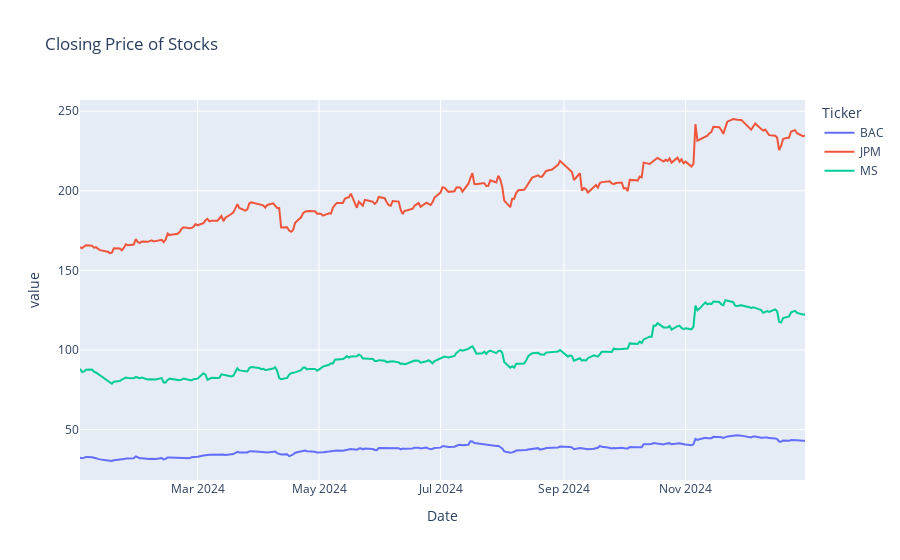

Source (notebook cell):
### Code cell
px.line(data, title="Closing Price of Stocks").show()

### Figure 1 — Plotly figure (JSON) as saved in the notebook; plotly's stock layout.template omitted (floating-point values rounded to 4 significant figures; data arrays with more than 128 entries replaced by an {"elided": "..."} marker saying what was removed)
{"data": [{"hovertemplate": "Ticker=BAC<br>Date=%{x}<br>value=%{y}<extra></extra>", "legendgroup": "BAC", "line": {"color": "#636efa", "dash": "solid"}, "marker": {"symbol": "circle"}, "mode": "lines", "name": "BAC", "orientation": "v", "showlegend": true, "type": "scatter", "x": {"elided": "252 str values"}, "xaxis": "x", "y": {"elided": "252 float values"}, "yaxis": "y"}, {"hovertemplate": "Ticker=JPM<br>Date=%{x}<br>value=%{y}<extra></extra>", "legendgroup": "JPM", "line": {"color": "#EF553B", "dash": "solid"}, "marker": {"symbol": "circle"}, "mode": "lines", "name": "JPM", "orientation": "v", "showlegend": true, "type": "scatter", "x": {"elided": "252 str values"}, "xaxis": "x", "y": {"elided": "252 float values"}, "yaxis": "y"}, {"hovertemplate": "Ticker=MS<br>Date=%{x}<br>value=%{y}<extra></extra>", "legendgroup": "MS", "line": {"color": "#00cc96", "dash": "solid"}, "marker": {"symbol": "circle"}, "mode": "lines", "name": "MS", "orientation": "v", "showlegend": true, "type": "scatter", "x": {"elided": "252 str values"}, "xaxis": "x", "y": {"elided": "252 float values"}, "yaxis": "y"}], "layout": {"legend": {"title": {"text": "Ticker"}, "tracegroupgap": 0}, "title": {"text": "Closing Price of Stocks"}, "xaxis": {"anchor": "y", "domain": [0, 1], "title": {"text": "Date"}}, "yaxis": {"anchor": "x", "domain": [0, 1], "title": {"text": "value"}}}}
